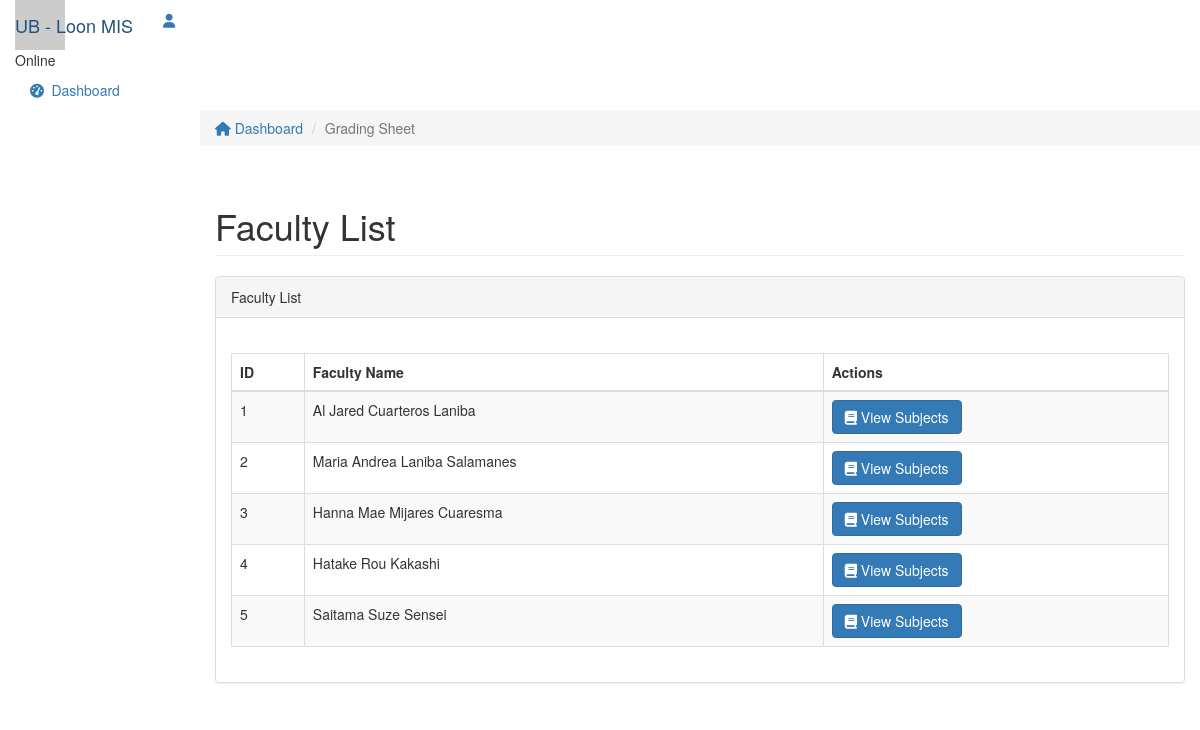
Page /index.php/grades on the earlier database version.
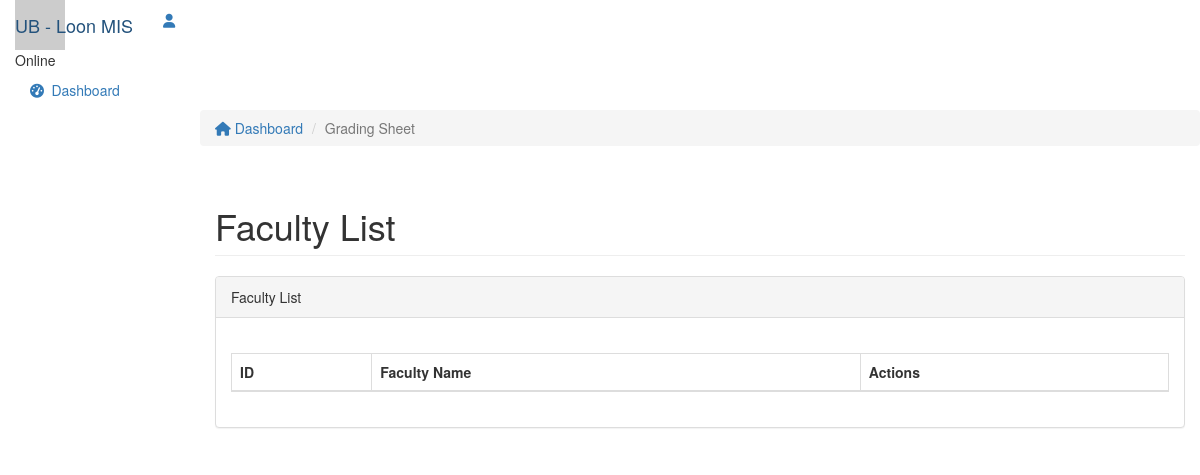
Same page on the later database version.
### tables this page shows
CREATE TABLE `faculty` (
  `id` int(11) NOT NULL,
  `first_name` varchar(100) NOT NULL,
  `middle_name` varchar(100) NOT NULL,
  `last_name` varchar(100) NOT NULL,
  `birthdate` date NOT NULL,
  `address` varchar(100) NOT NULL,
  `civil_status` varchar(100) NOT NULL,
  `citizenship` varchar(100) NOT NULL,
  `gender` varchar(100) NOT NULL,
  `email` varchar(100) NOT NULL,
  `contact` varchar(100) NOT NULL,
  `role` varchar(100) NOT NULL,
  `profile` varchar(100) DEFAULT NULL
);

### application/views/layouts/main.php (called while the page is built, shortened)
<?php
$this->load->view('parts/header');
$this->load->view($_view);
?>

### application/controllers/Grades.php (called while the page is built, shortened)
<?php
class Grades extends CI_Controller {
	public function __construct(){
		$this->load->model('Faculty_model');
		 $this->load->library('enrollment_library');
         $this->load->model('Subject_model');
	}
	public function index(){
		$data['faculty'] = $this->Faculty_model->get_all_faculty();
		$data['page_title'] = 'Faculty / Staffs List';
        $data['_view'] = 'grades/index';
        $this->load->view('layouts/main',$data);
	}
}

### index.php (called while the page is built, shortened)
<?php
require_once BASEPATH.'core/CodeIgniter.php';

### application/models/Faculty_model.php (called while the page is built, shortened)
<?php
class Faculty_model extends CI_Model
{
    function get_all_faculty()
    {
        $this->db->order_by('id', 'ASC');
        return $this->db->get('faculty')->result_array();
    }
}

### application/views/grades/index.php (the view, shortened to what this page needs)
<div class="col-sm-9 col-sm-offset-3 col-lg-10 col-lg-offset-2 main">
		<div class="row">
			<ol class="breadcrumb">
				<li><a href="#">
					<em class="fa fa-home"></em> Dashboard
				</a></li>
				<li class="active">Grading Sheet</li>
			</ol>
		</div>
		<div class="row">
			<div class="col-lg-12">
				<h1 class="page-header">Faculty List</h1>
			</div>
		</div>
		<div class="row">
			<div class="col-lg-12">
				<div class="panel panel-default">
					<div class="panel-heading">Faculty List</div>
					<div class="panel-body">
						<div class="table-responsive">
						<br>
						 <table class="table table-striped table-bordered table-faculty-list">
						 	<thead>
						    <tr>
								<th>ID</th>
								<th>Faculty Name</th>
								<th>Actions</th>
						    </tr>
						    </thead>
						    <tbody>
							<?php foreach($faculty as $f){ ?>
						    <tr>
								<td><?php echo $f['id']; ?></td>
								<td><?php echo $f['first_name']; ?> <?php echo $f['middle_name']; ?> <?php echo $f['last_name']; ?></td>
								<td>
						            <a href="<?php echo site_url('grades/subjects/'.$f['id']); ?>" class="btn btn-primary  btn-md">
						           	<i class="fa fa-book"></i>
						           	 View Subjects
						        </a>
						        </td>
						    </tr>
							<?php } ?>
							</tbody>
						</table>
							</div>
						</div>
					</div>
				</div>
			</div>
	</div>

Differences in the rows shown:
removed faculty: id "1", first_name "Al Jared", middle_name "Cuarteros", last_name "Laniba"
removed faculty: id "2", first_name "Maria Andrea", middle_name "Laniba", last_name "Salamanes"
removed faculty: id "3", first_name "Hanna Mae", middle_name "Mijares", last_name "Cuaresma"
removed faculty: id "4", first_name "Hatake", middle_name "Rou", last_name "Kakashi"
removed faculty: id "5", first_name "Saitama", middle_name "Suze", last_name "Sensei"
